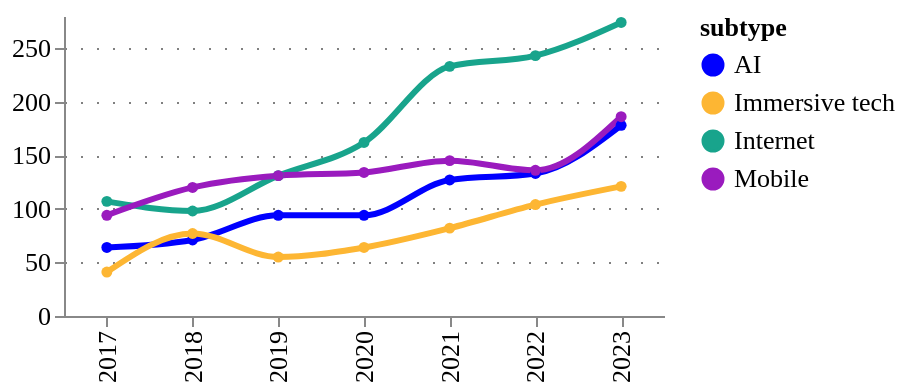

The notebook cell this image was saved under:
### Code cell
fig = pu.ts_smooth(
    tech_subtype_ts.query("year >= 2017"),
    ["AI", "Immersive tech", "Internet", "Mobile"],
    variable= "counts",
    variable_title = "",
    category_column = column,
    width = 300,
    height = 150,
    legend_orient='right',
)
pu.configure_plots(fig)

### Figure 1 — Vega-Lite specification as saved in the notebook (floating-point values rounded to 4 significant figures)
{"config": {"title": {"font": "Averta", "anchor": "start"}, "subtitle": {"font": "Averta"}, "axis": {"labelFont": "Averta", "titleFont": "Averta", "gridColor": "grey", "gridDash": [1, 7], "labelFontSize": 13, "titleFontSize": 13}, "header": {"labelFont": "Averta", "titleFont": "Averta"}, "legend": {"labelFont": "Averta", "titleFont": "Averta", "labelFontSize": 13, "titleFontSize": 13}, "range": {"category": ["#0000FF", "#FDB633", "#18A48C", "#9A1BBE", "#EB003B", "#FF6E47", "#646363", "#0F294A", "#97D9E3", "#A59BEE", "#F6A4B7", "#D2C9C0", "#FFFFFF", "#000000"], "ordinal": {"scheme": ["#0000FF", "#FDB633", "#18A48C", "#9A1BBE", "#EB003B", "#FF6E47", "#646363", "#0F294A", "#97D9E3", "#A59BEE", "#F6A4B7", "#D2C9C0", "#FFFFFF", "#000000"]}}, "view": {"strokeWidth": 0}}, "data": {"name": "data-a7bfdc47d31b5f2daa761f9d1e68901e"}, "mark": {"type": "line", "interpolate": "monotone", "point": {"filled": true, "size": 30}, "size": 3, "strokeDash": [0]}, "encoding": {"color": {"field": "subtype", "legend": {"orient": "right"}, "type": "nominal"}, "tooltip": [{"field": "year", "title": "Year", "type": "ordinal"}, {"field": "subtype", "type": "nominal"}, {"field": "counts", "format": ".3f", "title": "", "type": "quantitative"}], "x": {"field": "year", "title": "", "type": "ordinal"}, "y": {"field": "counts", "title": "", "type": "quantitative"}}, "height": 150, "title": {"anchor": "start", "text": "", "fontSize": 14, "subtitle": "", "subtitleFont": "Averta", "subtitleFontSize": 13}, "width": 300, "$schema": "https://vega.github.io/schema/vega-lite/v4.17.0.json", "datasets": {"data-a7bfdc47d31b5f2daa761f9d1e68901e": [{"year": 2017, "subtype": "AI", "counts": 64}, {"year": 2018, "subtype": "AI", "counts": 71}, {"year": 2019, "subtype": "AI", "counts": 94}, {"year": 2020, "subtype": "AI", "counts": 94}, {"year": 2021, "subtype": "AI", "counts": 127}, {"year": 2022, "subtype": "AI", "counts": 133}, {"year": 2023, "subtype": "AI", "counts": 178}, {"year": 2017, "subtype": "Immersive tech", "counts": 41}, {"year": 2018, "subtype": "Immersive tech", "counts": 77}, {"year": 2019, "subtype": "Immersive tech", "counts": 55}, {"year": 2020, "subtype": "Immersive tech", "counts": 64}, {"year": 2021, "subtype": "Immersive tech", "counts": 82}, {"year": 2022, "subtype": "Immersive tech", "counts": 104}, {"year": 2023, "subtype": "Immersive tech", "counts": 121}, {"year": 2017, "subtype": "Internet", "counts": 107}, {"year": 2018, "subtype": "Internet", "counts": 98}, {"year": 2019, "subtype": "Internet", "counts": 131}, {"year": 2020, "subtype": "Internet", "counts": 162}, {"year": 2021, "subtype": "Internet", "counts": 233}, {"year": 2022, "subtype": "Internet", "counts": 243}, {"year": 2023, "subtype": "Internet", "counts": 274}, {"year": 2017, "subtype": "Mobile", "counts": 94}, {"year": 2018, "subtype": "Mobile", "counts": 120}, {"year": 2019, "subtype": "Mobile", "counts": 131}, {"year": 2020, "subtype": "Mobile", "counts": 134}, {"year": 2021, "subtype": "Mobile", "counts": 145}, {"year": 2022, "subtype": "Mobile", "counts": 136}, {"year": 2023, "subtype": "Mobile", "counts": 186}]}}
